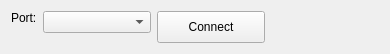
<?xml version="1.0" encoding="UTF-8"?>
<ui version="4.0">
 <class>ConnectionWidget</class>
 <widget class="QWidget" name="ConnectionWidget">
  <property name="geometry">
   <rect>
    <x>0</x>
    <y>0</y>
    <width>390</width>
    <height>54</height>
   </rect>
  </property>
  <property name="sizePolicy">
   <sizepolicy hsizetype="Preferred" vsizetype="Maximum">
    <horstretch>0</horstretch>
    <verstretch>0</verstretch>
   </sizepolicy>
  </property>
  <property name="windowTitle">
   <string>Form</string>
  </property>
  <layout class="QHBoxLayout" name="horizontalLayout">
   <item>
    <widget class="QLabel" name="label_2">
     <property name="sizePolicy">
      <sizepolicy hsizetype="Maximum" vsizetype="Preferred">
       <horstretch>0</horstretch>
       <verstretch>0</verstretch>
      </sizepolicy>
     </property>
     <property name="text">
      <string>Port:</string>
     </property>
     <property name="alignment">
      <set>Qt::AlignLeading|Qt::AlignLeft|Qt::AlignTop</set>
     </property>
    </widget>
   </item>
   <item>
    <layout class="QVBoxLayout" name="verticalLayout">
     <item>
      <widget class="QComboBox" name="comboBox"/>
     </item>
     <item>
      <spacer name="verticalSpacer">
       <property name="orientation">
        <enum>Qt::Vertical</enum>
       </property>
       <property name="sizeHint" stdset="0">
        <size>
         <width>20</width>
         <height>40</height>
        </size>
       </property>
      </spacer>
     </item>
    </layout>
   </item>
   <item>
    <widget class="QPushButton" name="buttonToggleConnect">
     <property name="sizePolicy">
      <sizepolicy hsizetype="Minimum" vsizetype="Preferred">
       <horstretch>0</horstretch>
       <verstretch>0</verstretch>
      </sizepolicy>
     </property>
     <property name="text">
      <string>Connect</string>
     </property>
    </widget>
   </item>
   <item>
    <widget class="QLabel" name="connectionMonitor">
     <property name="text">
      <string/>
     </property>
     <property name="pixmap">
      <pixmap resource="icons.qrc">:/Icons/ledgray.png</pixmap>
     </property>
     <property name="alignment">
      <set>Qt::AlignCenter</set>
     </property>
    </widget>
   </item>
  </layout>
 </widget>
 <resources>
  <include location="icons.qrc"/>
 </resources>
 <connections/>
</ui>
